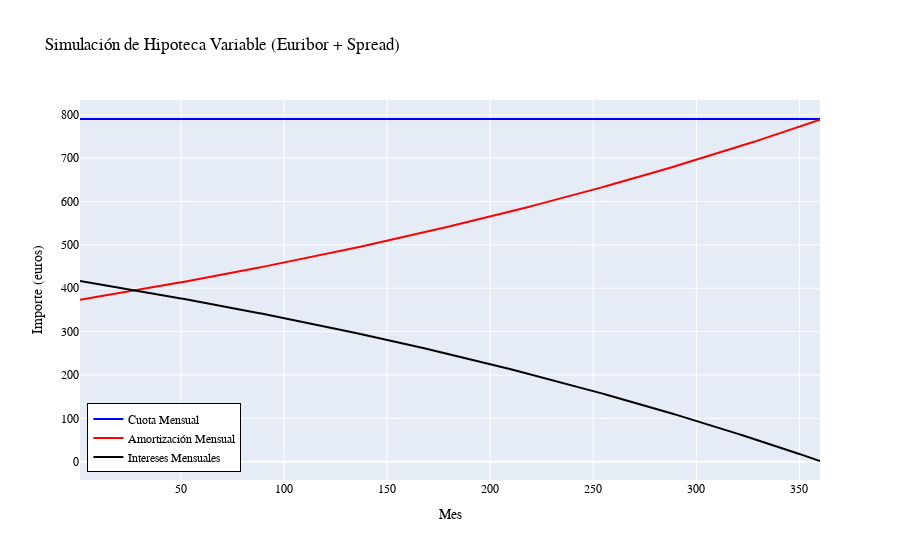

The code cell stored with this chart in its notebook:
### Markdown cell above
## A tipo variable

### Code cell
def simulacion_hipoteca_variable(capital_inicial, spread, plazo_inicial,
                                 cuota_inicial, euribor_anual_values):
    """
    Simulación de hipoteca a tipo variable referenciada al Euribor a 12 meses.

    Args:
        capital_inicial (float): Capital inicial del préstamo.
        spread (float): Diferencial (spread) sobre el Euribor en porcentaje (ej: 1.5 para Euribor + 1.5%).
        plazo_inicial (int): Plazo inicial del préstamo en meses.
        cuota_inicial (float): Cuota mensual inicial calculada con el primer valor de Euribor.
        euribor_anual_values (list): Lista de valores anuales del Euribor a 12 meses en porcentaje.
                                     Se asume que la revisión de tipo se hace anualmente.
                                     Ej: [0.5, 1.0, 1.5, ...]  El primer valor aplica para el año 1, el segundo para el año 2, etc.

    Returns:
        pd.DataFrame: DataFrame con el detalle de la simulación mes a mes.
    """

    # Validaciones iniciales generales
    if capital_inicial <= 0:
        raise ValueError("El capital inicial debe ser positivo")
    if plazo_inicial <= 0:
        raise ValueError("El plazo inicial debe ser positivo")
    if cuota_inicial <= 0:
        raise ValueError("La cuota inicial debe ser positiva")
    if not isinstance(euribor_anual_values, list) or not euribor_anual_values:
        raise ValueError("Se debe proporcionar una lista de valores de Euribor anuales.")
    if not all(isinstance(val, (int, float)) for val in euribor_anual_values):
        raise TypeError("Los valores de Euribor deben ser numéricos.")


    registros = []
    capital_pendiente = capital_inicial
    cuota_mensual_fija = cuota_inicial  # Inicialmente fijada, puede recalcularse
    mes_actual = 0
    plazo_restante = plazo_inicial # Plazo restante que se irá actualizando
    year_actual = 0 # Para controlar el cambio de año y aplicar el Euribor correspondiente

    for mes in range(1, plazo_inicial + 1):
        mes_actual += 1
        year_in_simulation = math.ceil(mes_actual / 12) # Calcula el año en la simulación

        # Actualizar tipo de interés anualmente según los valores de Euribor proporcionados
        if year_in_simulation > year_actual and year_in_simulation <= len(euribor_anual_values):
            year_actual = year_in_simulation
            euribor_anual_actual = euribor_anual_values[year_actual-1] # Índice base 0
            tasa_anual_actual = euribor_anual_actual + spread # Euribor + diferencial
            cuota_mensual_fija = cuota_mensual(capital_pendiente, tasa_anual_actual, plazo_restante) # Recalcular cuota con nuevo tipo y capital pendiente
            print(f"Año {year_actual}, Euribor: {euribor_anual_actual}%, Tasa Anual Actual: {tasa_anual_actual:.2f}%, Nueva Cuota: {cuota_mensual_fija:.2f}")


        elif year_in_simulation > len(euribor_anual_values):
            tasa_anual_actual = tasa_anual_actual # Mantiene la última tasa si se acaban los valores de Euribor

        elif year_actual == 0 and year_in_simulation == 1: # Primer año
             euribor_anual_actual = euribor_anual_values[0] # Primer valor de Euribor para el inicio
             tasa_anual_actual = euribor_anual_actual + spread


        if capital_pendiente <= 0:
            registros.append({
                'Mes': mes_actual,
                'Año_Simulacion': year_in_simulation,
                'Euribor_Anual': euribor_anual_actual if 'euribor_anual_actual' in locals() else 0, # Asegurar que exista en el primer mes
                'Tasa_Anual': tasa_anual_actual if 'tasa_anual_actual' in locals() else 0, # Asegurar que exista en el primer mes
                'Capital_pendiente': 0,
                'Cuota_mensual': 0,
                'Intereses_mensuales': 0,
                'Amortizacion_mensual': 0
            })
            break  # Finalizar si ya se pagó todo

        interes = intereses_mensuales(capital_pendiente, tasa_anual_actual) # Usar la tasa anual actual
        amortizacion = min(cuota_mensual_fija - interes, capital_pendiente)  # No sobrepagar

        registros.append({
            'Mes': mes_actual,
            'Año_Simulacion': year_in_simulation,
            'Euribor_Anual': euribor_anual_actual if 'euribor_anual_actual' in locals() else 0, # Asegurar que exista en el primer mes
            'Tasa_Anual': tasa_anual_actual if 'tasa_anual_actual' in locals() else 0, # Asegurar que exista en el primer mes
            'Capital_pendiente': capital_pendiente,
            'Cuota_mensual': cuota_mensual_fija,
            'Intereses_mensuales': interes,
            'Amortizacion_mensual': amortizacion
        })

        capital_pendiente -= amortizacion
        plazo_restante -=1 # Reducir el plazo restante cada mes


    return pd.DataFrame(registros)


def calcular_intereses_totales_variable(capital_inicial, spread, plazo_inicial,
                                        cuota_inicial, euribor_anual_values):
    """
    Calcula los intereses totales de una hipoteca variable.

    Args:
        capital_inicial (float): Capital inicial del préstamo.
        spread (float): Diferencial sobre el Euribor.
        plazo_inicial (int): Plazo inicial del préstamo en meses.
        cuota_inicial (float): Cuota mensual inicial.
        euribor_anual_values (list): Lista de valores anuales del Euribor.

    Returns:
        float: Intereses totales pagados durante la vida del préstamo.
    """
    df_simulacion = simulacion_hipoteca_variable(capital_inicial, spread, plazo_inicial,
                                                   cuota_inicial, euribor_anual_values)
    intereses_totales = df_simulacion['Intereses_mensuales'].sum()
    return intereses_totales


def plot_hipoteca_variable(df_hipoteca_variable):

    # --- Plotly Interactive Plot ---
    fig = go.Figure()


    # Hipoteca Variable
    fig.add_trace(go.Scatter(x=df_hipoteca_variable['Mes'],
                            y=df_hipoteca_variable['Cuota_mensual'],
                            mode='lines',
                            line=dict(color='blue'),
                            name='Cuota Mensual'))

    fig.add_trace(go.Scatter(x=df_hipoteca_variable['Mes'],
                            y=df_hipoteca_variable['Amortizacion_mensual'],
                            mode='lines',
                            line=dict(color='red'),
                            name='Amortización Mensual'))

    fig.add_trace(go.Scatter(x=df_hipoteca_variable['Mes'],
                            y=df_hipoteca_variable['Intereses_mensuales'],
                            mode='lines',
                            line=dict(color='black'),
                            name='Intereses Mensuales'))


    fig.update_layout(
        xaxis_title="Mes",
        yaxis_title="Importe (euros)",
        font_family="Courier New",
        font_color="black",
        title_font_family="Times New Roman",
        title_font_color="black",
        legend_title_font_color="black",
        title='Simulación de Hipoteca Variable (Euribor + Spread)'
    )

    fig.update_layout(legend=dict(
        yanchor="bottom", #  La leyenda ahora se ancla en la parte inferior
        y=0.02,        # Ajustamos la posición vertical ligeramente desde la parte inferior
        xanchor="left",
        x=0.01,
        bgcolor="white",
        bordercolor="black",
        borderwidth=1,
        font_family="Arial",
    ))

    fig.show()



if __name__ == '__main__':
    # Ejemplo de uso de la simulación de hipoteca variable:
    capital_inicial_variable = 200000
    spread_variable = 1.5 # Diferencial del 1.5%
    plazo_inicial_variable = 30 * 12 # 30 años en meses

    # Escenario de Euribor a 12 meses (ejemplo - esto debe ser sustituido por datos reales o previsiones)
    euribor_anual_values_ejemplo = [1] #[0.5, 0.7, 1.0, 1.2, 1.5, 1.3, 1.0, 0.8, 1.0, 1.2,
                                     #1.5, 1.8, 2.0, 2.2, 2.5, 2.3, 2.0, 1.8, 2.0, 2.2,
                                     #2.5, 2.8, 3.0, 3.2, 3.5, 3.3, 3.0, 2.8, 3.0, 3.2] # Euribor para 30 años

    # Calcular la cuota inicial con el primer valor de Euribor
    tasa_anual_inicial = euribor_anual_values_ejemplo[0] + spread_variable
    cuota_inicial_variable = cuota_mensual(capital_inicial_variable, tasa_anual_inicial, plazo_inicial_variable)


    df_hipoteca_variable = simulacion_hipoteca_variable(capital_inicial_variable, spread_variable, plazo_inicial_variable,
                                                         cuota_inicial_variable, euribor_anual_values_ejemplo)
    intereses_totales_variable = calcular_intereses_totales_variable(capital_inicial_variable, spread_variable, plazo_inicial_variable,
                                                                     cuota_inicial_variable, euribor_anual_values_ejemplo)


    print("\n--- Simulación de Hipoteca Variable ---")
    print(f"Capital Inicial: {capital_inicial_variable:,.2f} euros")
    print(f"Spread: {spread_variable} %")
    print(f"Plazo Inicial: {plazo_inicial_variable // 12} años")

    print(f"Intereses totales a pagar (hipoteca variable): {intereses_totales_variable:.2f} euros")
    print("\nDataFrame de la simulación de hipoteca variable:")
    #print(df_hipoteca_variable)

    plot_hipoteca_variable(df_hipoteca_variable)

### Figure 1 — Plotly figure (JSON) as saved in the notebook; plotly's stock layout.template omitted (floating-point values rounded to 4 significant figures; data arrays with more than 128 entries replaced by an {"elided": "..."} marker saying what was removed)
{"data": [{"line": {"color": "blue"}, "mode": "lines", "name": "Cuota Mensual", "type": "scatter", "x": {"elided": "360 int values"}, "y": {"elided": "360 float values"}}, {"line": {"color": "red"}, "mode": "lines", "name": "Amortización Mensual", "type": "scatter", "x": {"elided": "360 int values"}, "y": {"elided": "360 float values"}}, {"line": {"color": "black"}, "mode": "lines", "name": "Intereses Mensuales", "type": "scatter", "x": {"elided": "360 int values"}, "y": {"elided": "360 float values"}}], "layout": {"font": {"color": "black", "family": "Courier New"}, "legend": {"bgcolor": "white", "bordercolor": "black", "borderwidth": 1, "font": {"family": "Arial"}, "title": {"font": {"color": "black"}}, "x": 0.01, "xanchor": "left", "y": 0.02, "yanchor": "bottom"}, "title": {"text": "Simulación de Hipoteca Variable (Euribor + Spread)"}, "xaxis": {"title": {"text": "Mes"}}, "yaxis": {"title": {"text": "Importe (euros)"}}}}
